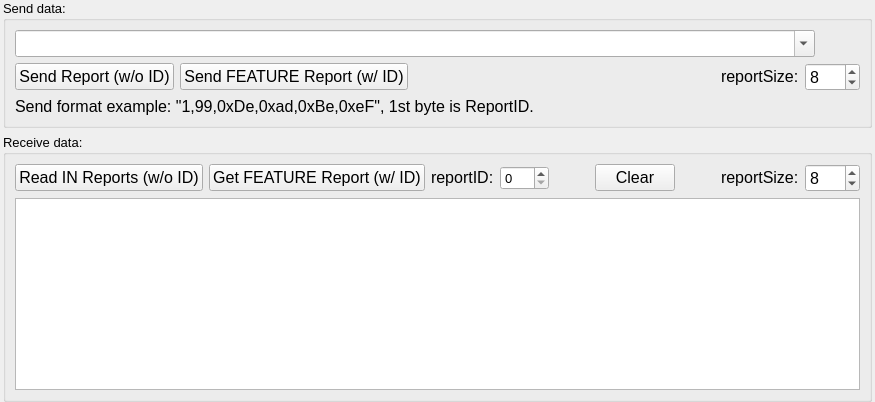
      <widget class="QWidget" name="tabHID">
       <property name="font">
        <font>
         <family>Arial</family>
         <pointsize>12</pointsize>
        </font>
       </property>
       <attribute name="title">
        <string>HID</string>
       </attribute>
       <attribute name="toolTip">
        <string>HID I/O</string>
       </attribute>
       <layout class="QVBoxLayout" name="verticalLayout_7">
        <property name="leftMargin">
         <number>3</number>
        </property>
        <property name="topMargin">
         <number>0</number>
        </property>
        <property name="rightMargin">
         <number>3</number>
        </property>
        <property name="bottomMargin">
         <number>0</number>
        </property>
        <item>
         <widget class="QGroupBox" name="boxSendData">
          <property name="font">
           <font>
            <family>Arial</family>
            <pointsize>10</pointsize>
           </font>
          </property>
          <property name="title">
           <string>Send data:</string>
          </property>
          <layout class="QVBoxLayout" name="verticalLayout_2">
           <item>
            <layout class="QVBoxLayout" name="verticalLayout_3">
             <item>
              <widget class="QComboBox" name="cbSendData">
               <property name="maximumSize">
                <size>
                 <width>800</width>
                 <height>16777215</height>
                </size>
               </property>
               <property name="font">
                <font>
                 <family>Arial</family>
                 <pointsize>12</pointsize>
                </font>
               </property>
               <property name="editable">
                <bool>true</bool>
               </property>
               <property name="insertPolicy">
                <enum>QComboBox::InsertAtTop</enum>
               </property>
              </widget>
             </item>
             <item>
              <layout class="QHBoxLayout" name="horizontalLayout_2">
               <item>
                <widget class="QPushButton" name="buttonSendOutReport">
                 <property name="enabled">
                  <bool>true</bool>
                 </property>
                 <property name="font">
                  <font>
                   <family>Arial</family>
                   <pointsize>12</pointsize>
                  </font>
                 </property>
                 <property name="text">
                  <string>Send Report (w/o ID)</string>
                 </property>
                </widget>
               </item>
               <item>
                <widget class="QPushButton" name="buttonSendFeatureReport">
                 <property name="enabled">
                  <bool>true</bool>
                 </property>
                 <property name="font">
                  <font>
                   <family>Arial</family>
                   <pointsize>12</pointsize>
                  </font>
                 </property>
                 <property name="text">
                  <string>Send FEATURE Report (w/ ID)</string>
                 </property>
                </widget>
               </item>
               <item>
                <spacer name="horizontalSpacer_2">
                 <property name="orientation">
                  <enum>Qt::Horizontal</enum>
                 </property>
                 <property name="sizeHint" stdset="0">
                  <size>
                   <width>40</width>
                   <height>20</height>
                  </size>
                 </property>
                </spacer>
               </item>
               <item>
                <widget class="QLabel" name="label_6">
                 <property name="sizePolicy">
                  <sizepolicy hsizetype="Fixed" vsizetype="Fixed">
                   <horstretch>0</horstretch>
                   <verstretch>0</verstretch>
                  </sizepolicy>
                 </property>
                 <property name="font">
                  <font>
                   <family>Arial</family>
                   <pointsize>12</pointsize>
                  </font>
                 </property>
                 <property name="text">
                  <string>reportSize:</string>
                 </property>
                 <property name="alignment">
                  <set>Qt::AlignLeading|Qt::AlignLeft|Qt::AlignVCenter</set>
                 </property>
                </widget>
               </item>
               <item>
                <widget class="QSpinBox" name="spinSizeOut">
                 <property name="font">
                  <font>
                   <family>Arial</family>
                   <pointsize>12</pointsize>
                  </font>
                 </property>
                 <property name="minimum">
                  <number>1</number>
                 </property>
                 <property name="maximum">
                  <number>128</number>
                 </property>
                 <property name="value">
                  <number>8</number>
                 </property>
                </widget>
               </item>
              </layout>
             </item>
             <item>
              <widget class="QLabel" name="label_8">
               <property name="sizePolicy">
                <sizepolicy hsizetype="Fixed" vsizetype="Fixed">
                 <horstretch>0</horstretch>
                 <verstretch>0</verstretch>
                </sizepolicy>
               </property>
               <property name="font">
                <font>
                 <family>Arial</family>
                 <pointsize>12</pointsize>
                </font>
               </property>
               <property name="text">
                <string>Send format example: &quot;1,99,0xDe,0xad,0xBe,0xeF&quot;, 1st byte is ReportID.</string>
               </property>
               <property name="alignment">
                <set>Qt::AlignLeading|Qt::AlignLeft|Qt::AlignVCenter</set>
               </property>
              </widget>
             </item>
            </layout>
           </item>
          </layout>
         </widget>
        </item>
        <item>
         <widget class="QGroupBox" name="boxReceiveData">
          <property name="enabled">
           <bool>true</bool>
          </property>
          <property name="font">
           <font>
            <family>Arial</family>
            <pointsize>10</pointsize>
           </font>
          </property>
          <property name="title">
           <string>Receive data:</string>
          </property>
          <layout class="QVBoxLayout" name="verticalLayout_5">
           <item>
            <layout class="QVBoxLayout" name="verticalLayout_4">
             <item>
              <layout class="QHBoxLayout" name="horizontalLayout_5">
               <item>
                <widget class="QPushButton" name="buttonReadInReport">
                 <property name="font">
                  <font>
                   <family>Arial</family>
                   <pointsize>12</pointsize>
                  </font>
                 </property>
                 <property name="text">
                  <string>Read IN Reports (w/o ID)</string>
                 </property>
                </widget>
               </item>
               <item>
                <widget class="QPushButton" name="buttonGetFeatureReport">
                 <property name="enabled">
                  <bool>true</bool>
                 </property>
                 <property name="font">
                  <font>
                   <family>Arial</family>
                   <pointsize>12</pointsize>
                  </font>
                 </property>
                 <property name="text">
                  <string>Get FEATURE Report (w/ ID)</string>
                 </property>
                </widget>
               </item>
               <item>
                <widget class="QLabel" name="label_10">
                 <property name="enabled">
                  <bool>true</bool>
                 </property>
                 <property name="sizePolicy">
                  <sizepolicy hsizetype="Fixed" vsizetype="Fixed">
                   <horstretch>0</horstretch>
                   <verstretch>0</verstretch>
                  </sizepolicy>
                 </property>
                 <property name="font">
                  <font>
                   <family>Arial</family>
                   <pointsize>12</pointsize>
                  </font>
                 </property>
                 <property name="text">
                  <string>reportID:</string>
                 </property>
                 <property name="alignment">
                  <set>Qt::AlignLeading|Qt::AlignLeft|Qt::AlignVCenter</set>
                 </property>
                </widget>
               </item>
               <item>
                <widget class="QSpinBox" name="spinReportId">
                 <property name="enabled">
                  <bool>true</bool>
                 </property>
                 <property name="sizePolicy">
                  <sizepolicy hsizetype="Fixed" vsizetype="Fixed">
                   <horstretch>0</horstretch>
                   <verstretch>0</verstretch>
                  </sizepolicy>
                 </property>
                 <property name="maximum">
                  <number>255</number>
                 </property>
                 <property name="value">
                  <number>0</number>
                 </property>
                </widget>
               </item>
               <item>
                <spacer name="horizontalSpacer_4">
                 <property name="orientation">
                  <enum>Qt::Horizontal</enum>
                 </property>
                 <property name="sizeHint" stdset="0">
                  <size>
                   <width>40</width>
                   <height>20</height>
                  </size>
                 </property>
                </spacer>
               </item>
               <item>
                <widget class="QPushButton" name="pushButton">
                 <property name="font">
                  <font>
                   <family>Arial</family>
                   <pointsize>12</pointsize>
                  </font>
                 </property>
                 <property name="text">
                  <string>Clear</string>
                 </property>
                </widget>
               </item>
               <item>
                <spacer name="horizontalSpacer">
                 <property name="orientation">
                  <enum>Qt::Horizontal</enum>
                 </property>
                 <property name="sizeHint" stdset="0">
                  <size>
                   <width>40</width>
                   <height>20</height>
                  </size>
                 </property>
                </spacer>
               </item>
               <item>
                <widget class="QLabel" name="label_7">
                 <property name="sizePolicy">
                  <sizepolicy hsizetype="Fixed" vsizetype="Fixed">
                   <horstretch>0</horstretch>
                   <verstretch>0</verstretch>
                  </sizepolicy>
                 </property>
                 <property name="font">
                  <font>
                   <family>Arial</family>
                   <pointsize>12</pointsize>
                  </font>
                 </property>
                 <property name="text">
                  <string>reportSize:</string>
                 </property>
                 <property name="alignment">
                  <set>Qt::AlignLeading|Qt::AlignLeft|Qt::AlignVCenter</set>
                 </property>
                </widget>
               </item>
               <item>
                <widget class="QSpinBox" name="spinSizeIn">
                 <property name="sizePolicy">
                  <sizepolicy hsizetype="Fixed" vsizetype="Fixed">
                   <horstretch>0</horstretch>
                   <verstretch>0</verstretch>
                  </sizepolicy>
                 </property>
                 <property name="font">
                  <font>
                   <family>Arial</family>
                   <pointsize>12</pointsize>
                  </font>
                 </property>
                 <property name="minimum">
                  <number>1</number>
                 </property>
                 <property name="maximum">
                  <number>128</number>
                 </property>
                 <property name="value">
                  <number>8</number>
                 </property>
                </widget>
               </item>
              </layout>
             </item>
             <item>
              <layout class="QHBoxLayout" name="horizontalLayout_4"/>
             </item>
             <item>
              <widget class="QTextEdit" name="textGetData">
               <property name="font">
                <font>
                 <family>Courier</family>
                 <pointsize>10</pointsize>
                </font>
               </property>
               <property name="readOnly">
                <bool>true</bool>
               </property>
              </widget>
             </item>
            </layout>
           </item>
          </layout>
         </widget>
        </item>
       </layout>
      </widget>
